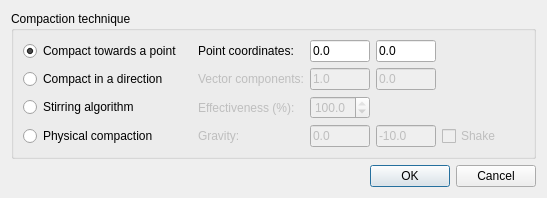
<?xml version="1.0" encoding="UTF-8"?>
<ui version="4.0">
 <class>Dialog</class>
 <widget class="QDialog" name="Dialog">
  <property name="geometry">
   <rect>
    <x>0</x>
    <y>0</y>
    <width>547</width>
    <height>184</height>
   </rect>
  </property>
  <property name="windowTitle">
   <string>Dialog</string>
  </property>
  <layout class="QVBoxLayout" name="verticalLayout">
   <item>
    <widget class="QGroupBox" name="groupBox">
     <property name="title">
      <string>Compaction technique</string>
     </property>
     <layout class="QGridLayout" name="gridLayout">
      <item row="0" column="4">
       <widget class="QLineEdit" name="lineEdit_pointy">
        <property name="maximumSize">
         <size>
          <width>60</width>
          <height>16777215</height>
         </size>
        </property>
        <property name="text">
         <string>0.0</string>
        </property>
       </widget>
      </item>
      <item row="1" column="0">
       <widget class="QRadioButton" name="radioButton_compDirection">
        <property name="enabled">
         <bool>true</bool>
        </property>
        <property name="text">
         <string>Compact in a direction</string>
        </property>
       </widget>
      </item>
      <item row="1" column="1">
       <spacer name="horizontalSpacer">
        <property name="orientation">
         <enum>Qt::Horizontal</enum>
        </property>
        <property name="sizeType">
         <enum>QSizePolicy::Minimum</enum>
        </property>
        <property name="sizeHint" stdset="0">
         <size>
          <width>10</width>
          <height>20</height>
         </size>
        </property>
       </spacer>
      </item>
      <item row="2" column="3">
       <widget class="QDoubleSpinBox" name="doubleSpinBox_compStir">
        <property name="enabled">
         <bool>false</bool>
        </property>
        <property name="maximumSize">
         <size>
          <width>60</width>
          <height>16777215</height>
         </size>
        </property>
        <property name="decimals">
         <number>1</number>
        </property>
        <property name="value">
         <double>100.000000000000000</double>
        </property>
       </widget>
      </item>
      <item row="1" column="4">
       <widget class="QLineEdit" name="lineEdit_vectory">
        <property name="enabled">
         <bool>false</bool>
        </property>
        <property name="maximumSize">
         <size>
          <width>60</width>
          <height>16777215</height>
         </size>
        </property>
        <property name="text">
         <string>0.0</string>
        </property>
       </widget>
      </item>
      <item row="2" column="0">
       <widget class="QRadioButton" name="radioButton_compStir">
        <property name="enabled">
         <bool>true</bool>
        </property>
        <property name="text">
         <string>Stirring algorithm</string>
        </property>
       </widget>
      </item>
      <item row="2" column="2">
       <widget class="QLabel" name="label_compStir">
        <property name="enabled">
         <bool>false</bool>
        </property>
        <property name="text">
         <string>Effectiveness (%):</string>
        </property>
       </widget>
      </item>
      <item row="0" column="0">
       <widget class="QRadioButton" name="radioButton_compPoint">
        <property name="text">
         <string>Compact towards a point</string>
        </property>
        <property name="checked">
         <bool>true</bool>
        </property>
       </widget>
      </item>
      <item row="1" column="3">
       <widget class="QLineEdit" name="lineEdit_vectorx">
        <property name="enabled">
         <bool>false</bool>
        </property>
        <property name="maximumSize">
         <size>
          <width>60</width>
          <height>16777215</height>
         </size>
        </property>
        <property name="text">
         <string>1.0</string>
        </property>
       </widget>
      </item>
      <item row="0" column="3">
       <widget class="QLineEdit" name="lineEdit_pointx">
        <property name="maximumSize">
         <size>
          <width>60</width>
          <height>16777215</height>
         </size>
        </property>
        <property name="text">
         <string>0.0</string>
        </property>
       </widget>
      </item>
      <item row="0" column="2">
       <widget class="QLabel" name="label_compPoint">
        <property name="text">
         <string>Point coordinates:</string>
        </property>
       </widget>
      </item>
      <item row="1" column="2">
       <widget class="QLabel" name="label_compDirection">
        <property name="enabled">
         <bool>false</bool>
        </property>
        <property name="text">
         <string>Vector components:</string>
        </property>
       </widget>
      </item>
      <item row="1" column="5">
       <spacer name="horizontalSpacer_2">
        <property name="orientation">
         <enum>Qt::Horizontal</enum>
        </property>
        <property name="sizeType">
         <enum>QSizePolicy::MinimumExpanding</enum>
        </property>
        <property name="sizeHint" stdset="0">
         <size>
          <width>60</width>
          <height>20</height>
         </size>
        </property>
       </spacer>
      </item>
      <item row="3" column="0">
       <widget class="QRadioButton" name="radioButton_compBox2D">
        <property name="text">
         <string>Physical compaction</string>
        </property>
       </widget>
      </item>
      <item row="3" column="2">
       <widget class="QLabel" name="label_gravity">
        <property name="enabled">
         <bool>false</bool>
        </property>
        <property name="text">
         <string>Gravity:</string>
        </property>
       </widget>
      </item>
      <item row="3" column="3">
       <widget class="QLineEdit" name="lineEdit_gravx">
        <property name="enabled">
         <bool>false</bool>
        </property>
        <property name="maximumSize">
         <size>
          <width>60</width>
          <height>16777215</height>
         </size>
        </property>
        <property name="text">
         <string>0.0</string>
        </property>
       </widget>
      </item>
      <item row="3" column="4">
       <widget class="QLineEdit" name="lineEdit_gravy">
        <property name="enabled">
         <bool>false</bool>
        </property>
        <property name="maximumSize">
         <size>
          <width>60</width>
          <height>16777215</height>
         </size>
        </property>
        <property name="text">
         <string>-10.0</string>
        </property>
       </widget>
      </item>
      <item row="3" column="5">
       <widget class="QCheckBox" name="checkBox_shake">
        <property name="enabled">
         <bool>false</bool>
        </property>
        <property name="text">
         <string>Shake</string>
        </property>
       </widget>
      </item>
     </layout>
    </widget>
   </item>
   <item>
    <spacer name="verticalSpacer">
     <property name="orientation">
      <enum>Qt::Vertical</enum>
     </property>
     <property name="sizeHint" stdset="0">
      <size>
       <width>20</width>
       <height>40</height>
      </size>
     </property>
    </spacer>
   </item>
   <item>
    <widget class="QDialogButtonBox" name="buttonBox">
     <property name="orientation">
      <enum>Qt::Horizontal</enum>
     </property>
     <property name="standardButtons">
      <set>QDialogButtonBox::Cancel|QDialogButtonBox::Ok</set>
     </property>
    </widget>
   </item>
  </layout>
 </widget>
 <resources/>
 <connections>
  <connection>
   <sender>buttonBox</sender>
   <signal>accepted()</signal>
   <receiver>Dialog</receiver>
   <slot>accept()</slot>
   <hints>
    <hint type="sourcelabel">
     <x>248</x>
     <y>254</y>
    </hint>
    <hint type="destinationlabel">
     <x>157</x>
     <y>274</y>
    </hint>
   </hints>
  </connection>
  <connection>
   <sender>buttonBox</sender>
   <signal>rejected()</signal>
   <receiver>Dialog</receiver>
   <slot>reject()</slot>
   <hints>
    <hint type="sourcelabel">
     <x>316</x>
     <y>260</y>
    </hint>
    <hint type="destinationlabel">
     <x>286</x>
     <y>274</y>
    </hint>
   </hints>
  </connection>
 </connections>
</ui>
